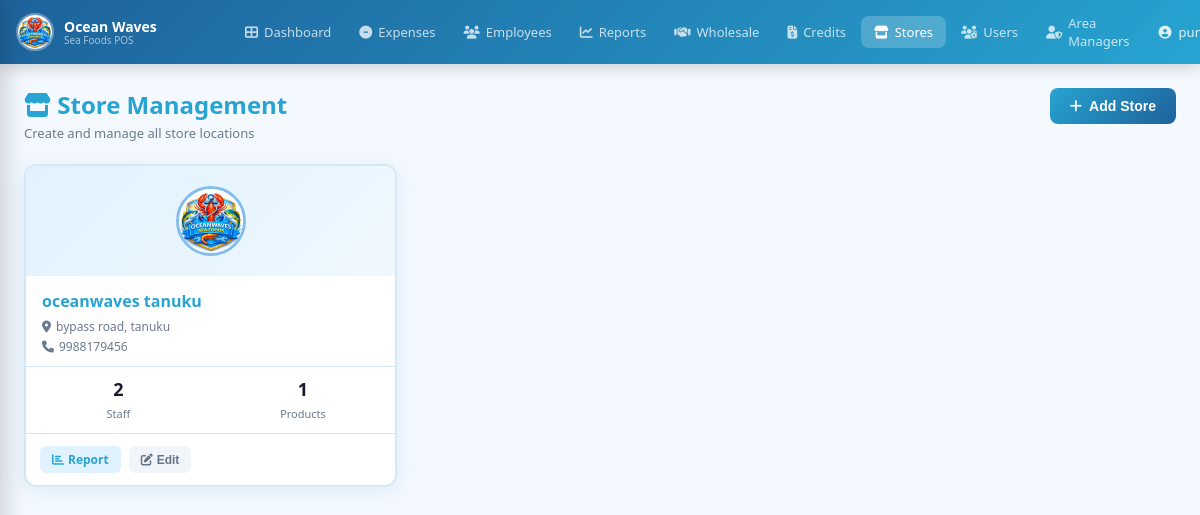
Screenshot of /stores/ (signed in) with the database file from the repository.
### pos/models.py (models this page shows, shortened)
class Store(models.Model):
    name             = models.CharField(max_length=200)
    address          = models.TextField(blank=True)
    phone            = models.CharField(max_length=20, blank=True)
    whatsapp_number  = models.CharField(max_length=20, blank=True, help_text='Store WhatsApp number for sending bills (e.g. 919876543210)')
    email            = models.EmailField(blank=True)
    gstin            = models.CharField(max_length=20, blank=True, verbose_name="GSTIN")
    is_active        = models.BooleanField(default=True)
    created_at       = models.DateTimeField(auto_now_add=True)
    class Meta:
        ordering = ['name']

### pos/views.py (the view)
# urls.py: path('stores/',                       views.store_list,   name='store_list'),
@login_required
@require_profile
def store_list(request):
    profile = get_profile(request.user)
    if not profile.is_superadmin:
        messages.error(request, 'Access denied.')
        return redirect('dashboard')
    stores_qs = Store.objects.filter(is_active=True).order_by('name')
    stores_with_staff    = {s.id: s.staff_count    for s in stores_qs.annotate(staff_count=Count('staff',    filter=Q(staff__is_active=True),    distinct=True))}
    stores_with_products = {s.id: s.product_count  for s in stores_qs.annotate(product_count=Count('products', filter=Q(products__is_active=True), distinct=True))}
    stores = list(stores_qs)
    for s in stores:
        s.staff_count   = stores_with_staff.get(s.id, 0)
        s.product_count = stores_with_products.get(s.id, 0)
    return render(request, 'pos/stores.html', {'stores': stores, 'profile': profile})

### pos/models.py (called while the page is built)
    @property
    def is_superadmin(self):
        return self.role == 'SUPERADMIN'

    @property
    def has_expired(self):
        if self.expires_at and timezone.now() > self.expires_at:
            return True
        return False

### pos/views.py (called while the page is built)
def get_profile(user):
    try:
        return user.profile
    except UserProfile.DoesNotExist:
        if user.is_superuser:
            return UserProfile.objects.create(user=user, role='SUPERADMIN')
        return None

def require_profile(view_fn):
    from functools import wraps
    @wraps(view_fn)
    def inner(request, *args, **kwargs):
        p = get_profile(request.user)
        if not p:
            from django.contrib.auth import logout
            logout(request)
            messages.error(request, 'Your account has no role assigned. Contact admin.')
            return redirect('login')
        if p.has_expired:
            from django.contrib.auth import logout
            request.session.flush()
            logout(request)
            messages.error(request, 'Your temporary access role has expired.')
            return redirect('login')
        return view_fn(request, *args, **kwargs)
    return inner

### pos/templates/pos/stores.html (shortened to what this page needs)
{% extends 'pos/base.html' %}
{% load static %}
{% block content %}
<div class="pg">
  <div class="pg-header">
    <div><h1><i class="fas fa-store"></i> Store Management</h1><p>Create and manage all store locations</p></div>
    <button class="btn-primary" onclick="openModal('addStoreModal')"><i class="fas fa-plus"></i> Add Store</button>
  </div>
  <div class="store-cards-grid">
    {% for s in stores %}
    <div class="store-card {% if not s.is_active %}inactive{% endif %}">
      <div class="sc-logo">
        <img src="{% static 'pos/images/logo.jpg' %}" alt="">
      </div>
      <div class="sc-info">
        <h3>{{ s.name }}</h3>
        {% if s.address %}<p><i class="fas fa-map-marker-alt"></i> {{ s.address }}</p>{% endif %}
        {% if s.phone   %}<p><i class="fas fa-phone"></i> {{ s.phone }}</p>{% endif %}
      </div>
      <div class="sc-stats">
        <div class="sc-stat"><span>{{ s.staff_count }}</span><small>Staff</small></div>
        <div class="sc-stat"><span>{{ s.product_count }}</span><small>Products</small></div>
      </div>
      <div class="sc-actions">
        <a href="{% url 'store_detail' s.id %}" class="btn-sm blue"><i class="fas fa-chart-bar"></i> Report</a>
        <button class="btn-sm grey" onclick="openEditStore({{ s.id }}, '{{ s.name|escapejs }}', '{{ s.address|escapejs }}', '{{ s.phone|escapejs }}', '{{ s.whatsapp_number|escapejs }}', '{{ s.email|escapejs }}', '{{ s.gstin|escapejs }}', {{ s.is_active|lower }})">
          <i class="fas fa-edit"></i> Edit
        </button>
      </div>
    </div>
    {% empty %}
    <div class="empty-state" style="grid-column:1/-1">
      <i class="fas fa-store"></i><p>No stores yet. Create your first store!</p>
    </div>
    {% endfor %}
  </div>
</div>
{% endblock %}

### pos/templates/pos/base.html (shortened to what this page needs)
{% load static %}
<!DOCTYPE html>
<html lang="en">
<head>
<link rel="stylesheet" href="{% static 'pos/css/style.css' %}">
<link rel="stylesheet" href="https://cdnjs.cloudflare.com/ajax/libs/font-awesome/6.5.0/css/all.min.css">
</head>
<body>
{% if user.is_authenticated %}
{% with profile=request.user.profile %}
<nav class="navbar">
  <div class="nav-brand">
    <img src="{% static 'pos/images/logo.jpg' %}" alt="Logo" class="nav-logo">
    <div class="nav-brand-text">
      <span class="nav-title">Ocean Waves</span>
      <span class="nav-sub">Sea Foods POS</span>
    </div>
  </div>
  <div class="nav-links">
    <a href="{% url 'dashboard' %}" class="nav-link {% if request.resolver_match.url_name == 'dashboard' %}active{% endif %}">
      <i class="fas fa-th-large"></i> Dashboard
    </a>
    {% if profile.role in 'OWNER,SUPERADMIN' or profile.is_owner %}
    <a href="{% url 'expenses_page' %}" class="nav-link {% if 'expense' in request.resolver_match.url_name %}active{% endif %}">
      <i class="fas fa-minus-circle"></i> Expenses
    </a>
    <a href="{% url 'employee_list' %}" class="nav-link {% if 'employee' in request.resolver_match.url_name %}active{% endif %}">
      <i class="fas fa-users"></i> Employees
    </a>
    <a href="{% url 'reports' %}" class="nav-link {% if 'report' in request.resolver_match.url_name %}active{% endif %}">
      <i class="fas fa-chart-line"></i> Reports
    </a>
    {% endif %}
    <a href="{% url 'wholesale_customers' %}" class="nav-link {% if 'wholesale_customer' in request.resolver_match.url_name %}active{% endif %}">
      <i class="fas fa-handshake"></i> Wholesale
    </a>
    <a href="{% url 'credits_list' %}" class="nav-link {% if 'credit' in request.resolver_match.url_name %}active{% endif %}">
      <i class="fas fa-file-invoice-dollar"></i> Credits
    </a>
    {% if profile.is_superadmin %}
    <a href="{% url 'store_list' %}" class="nav-link {% if 'store' in request.resolver_match.url_name %}active{% endif %}">
      <i class="fas fa-store"></i> Stores
    </a>
    <a href="{% url 'user_management' %}" class="nav-link {% if request.resolver_match.url_name == 'user_management' %}active{% endif %}">
      <i class="fas fa-users-cog"></i> Users
    </a>
    <a href="{% url 'area_manager_list' %}" class="nav-link {% if 'area_manager' in request.resolver_match.url_name %}active{% endif %}">
      <i class="fas fa-user-shield"></i> Area Managers
    </a>
    {% endif %}
  </div>
  <div class="nav-right">
    <div class="nav-user-info">
      <i class="fas fa-user-circle"></i>
      <span>{{ user.get_full_name|default:user.username }}</span>
    </div>
  </div>
</nav>
{% endwith %}
{% endif %}
<div class="page-wrap {% if not user.is_authenticated %}no-nav{% endif %}">
  {% block content %}{% endblock %}
</div>
</body>
</html>

### pos/static/pos/css/style.css (style rules this page uses)
:root { --primary: #27A4D1; --primary-d: #1E629B; --primary-l: #84BDEC; --secondary: #00B48A; --accent: #F77F00; --bg: #f4f9ff; --card: #ffffff; --text: #1a1a2e; --muted: #6b7a8d; --border: #d4e8f7; --success: #16a34a; --danger: #dc2626; --warning: #ea580c; --purple: #7c3aed; --nav-h: 64px; --shadow: 0 4px 20px rgba(0,119,182,.10); --shadow-md: 0 8px 32px rgba(0,119,182,.15); --radius: 12px; --radius-sm: 8px; }
* { margin:0;padding:0;box-sizing:border-box; }
body { font-family:'Segoe UI',Tahoma,sans-serif;background:var(--bg);color:var(--text);min-height:100vh; }
a { text-decoration:none;color:inherit; }
.pg, .kpi, .table-card, .login-card { animation: fadeUp 0.4s cubic-bezier(0.4, 0, 0.2, 1) backwards; }
button, a, input, select, .btn-icon-sm, .nav-link, .pill { transition: all 0.2s cubic-bezier(0.4, 0, 0.2, 1); }
.navbar { position:fixed;top:0;left:0;right:0;height:var(--nav-h);background:linear-gradient(135deg,var(--primary-d),var(--primary));display:flex;align-items:center;padding:0 16px;z-index:1000;box-shadow:0 2px 16px rgba(0,0,0,.2);gap:16px; }
.nav-brand { display:flex;align-items:center;gap:10px;min-width:200px; }
.nav-logo { width:38px;height:38px;border-radius:50%;border:2px solid rgba(255,255,255,.35);object-fit:contain; }
.nav-brand-text { display:flex;flex-direction:column; }
.nav-title { color:white;font-weight:700;font-size:14px;line-height:1.2; }
.nav-sub { color:rgba(255,255,255,.6);font-size:10px;line-height:1; }
.nav-links { display:flex;align-items:center;gap:2px;flex:1; }
.nav-link { color:rgba(255,255,255,.75);padding:7px 13px;border-radius:8px;font-size:13px;font-weight:500;display:flex;align-items:center;gap:6px;transition:.2s; }
.nav-link:hover,.nav-link.active { background:rgba(255,255,255,.2);color:white; }
.nav-right { display:flex;align-items:center;gap:10px;margin-left:auto; }
.nav-user-info { display:flex;align-items:center;gap:7px;color:rgba(255,255,255,.85);font-size:13px; }
.page-wrap { margin-top:var(--nav-h);min-height:calc(100vh - var(--nav-h)); }
.pg { padding:24px;max-width:1440px;margin:0 auto; }
.pg-header { display:flex;justify-content:space-between;align-items:flex-start;margin-bottom:22px; }
.pg-header h1 { font-size:24px;color:var(--primary);margin-bottom:3px; }
.pg-header p { color:var(--muted);font-size:13px; }
.store-cards-grid { display:grid;grid-template-columns:repeat(auto-fill,minmax(280px,1fr));gap:16px; }
.store-card { background:var(--card);border-radius:var(--radius);border:2px solid var(--border);box-shadow:var(--shadow);overflow:hidden;position:relative;transition:.2s; }
.sc-logo { background:linear-gradient(135deg,#e0f2fe,#f0f8ff);padding:20px;display:flex;justify-content:center; }
.sc-logo img { width:70px;height:70px;object-fit:contain;border-radius:50%;border:3px solid var(--primary-l); }
.sc-info { padding:14px 16px 8px; }
.sc-info h3 { font-size:16px;font-weight:700;color:var(--primary);margin-bottom:6px; }
.sc-info p { font-size:12px;color:var(--muted);display:flex;align-items:center;gap:5px;margin-bottom:3px; }
.sc-stats { display:grid;grid-template-columns:1fr 1fr;border-top:1px solid var(--border);border-bottom:1px solid var(--border); }
.sc-stat { padding:10px;text-align:center; }
.sc-stat span { display:block;font-size:18px;font-weight:700;color:var(--text); }
.sc-stat small { font-size:11px;color:var(--muted); }
.sc-actions { padding:12px 14px;display:flex;gap:8px; }
.btn-primary { background:linear-gradient(135deg,var(--primary),var(--primary-d));color:white;border:none;padding:10px 20px;border-radius:var(--radius-sm);font-size:14px;font-weight:600;cursor:pointer;display:inline-flex;align-items:center;gap:7px;transition:.2s; }
.btn-sm { display:inline-flex;align-items:center;gap:4px;padding:5px 12px;border-radius:6px;font-size:12px;font-weight:600;border:none;cursor:pointer;text-decoration:none;transition:.2s; }
.btn-sm.blue { background:#e0f2fe;color:var(--primary); }
.btn-sm.grey { background:#f1f5f9;color:#64748b; }

### rows the page displays
Store: name "oceanwaves tanuku", address "bypass road, tanuku", phone "9988179456", staff_count "2", product_count "1"
